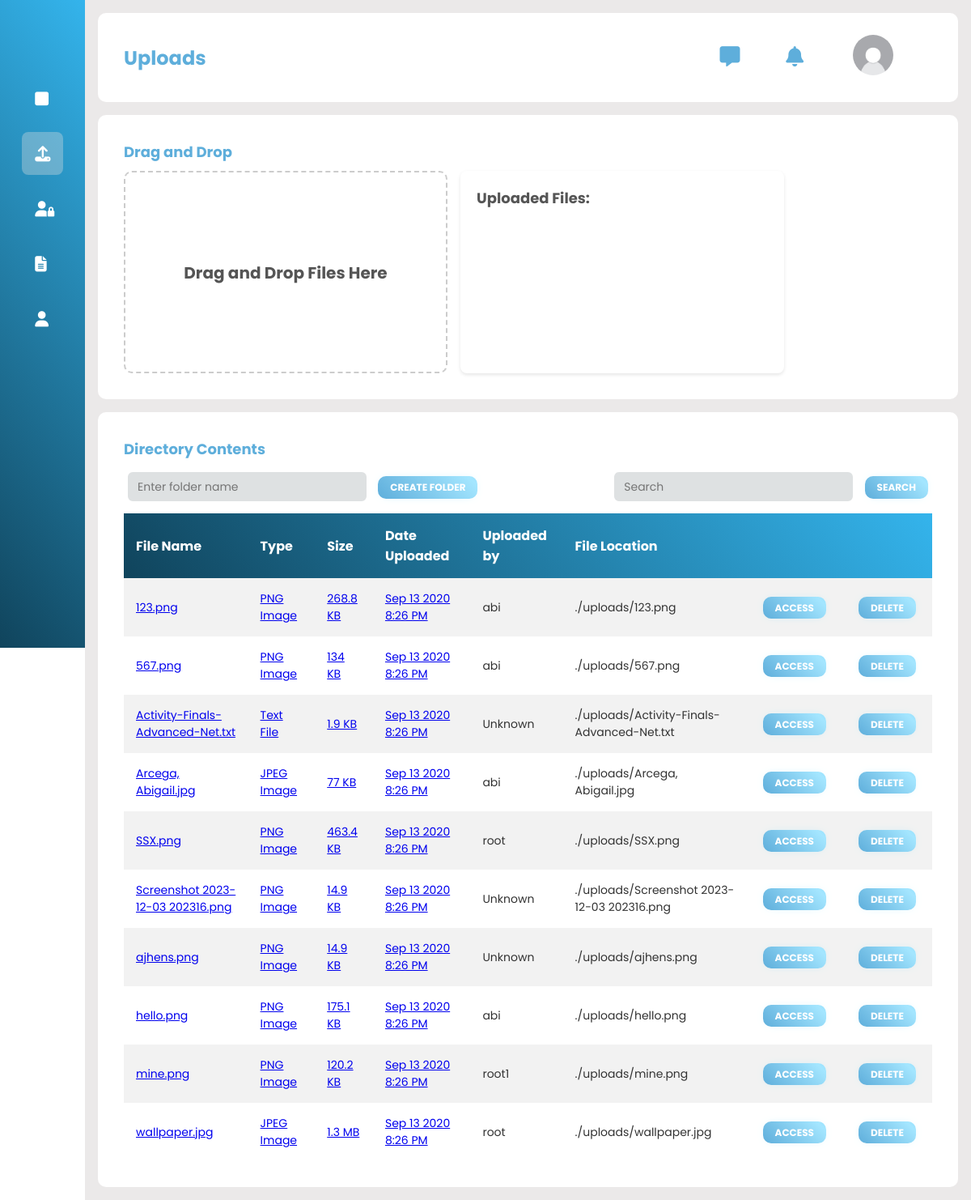
Screenshot of /upload.php (signed in) with the database file from the repository.
### tables this page shows
CREATE TABLE `tbuser` (
  `id` int(15) UNSIGNED NOT NULL,
  `role` varchar(15) NOT NULL,
  `username` varchar(45) NOT NULL,
  `email` varchar(50) NOT NULL,
  `password` varchar(45) NOT NULL,
  `fullname` varchar(45) NOT NULL,
  `a_status` varchar(10) NOT NULL,
  `profile_picture` varchar(50) NOT NULL
);

### upload.php (the view, shortened to what this page needs)
<!DOCTYPE html>
<html>
<head>
   <link rel="stylesheet" href="./include/styles/styles.css">
	<link rel="stylesheet" href="https://cdnjs.cloudflare.com/ajax/libs/font-awesome/6.4.0/css/all.min.css"/>
</head>
<body>
<?php
	require('.\include\connect\dbcon.php');
	echo'
	<div class="sidebar">
            <div class="logo"></div>
                <ul class="menu">
                    <li>
                        <a href="home.php">
                        <i class="fas fa-square"></i>
                    </a>
                </li>
                <li class="active">
                <a href="upload.php">
                    <i class="fas fa-upload"></i>
                </a>
                </li>
                <li>
                    <a href=".\crud\read.php">
                        <i class="fas fa-user-lock"></i>
                    </a>
                </li>
                <li>
                    <a href="auditlog.php">
                        <i class="fas fa-file-lines"></i>
                    </a>
                </li>
                <li>
                <a href="#">
                    <i class="fas fa-user"></i>
                </a>
                </li>
            </ul>
    	</div>
		<div class="main--content">
        <div class="header--wrapper">
            <div class="header--title">
                <h2>Uploads</h2>
            </div>
            <div class="user--info">
                <div class="nav--icons">
                    <ul>
                        <li>
                            <a href="">
                            <i class="fa-solid fa-message"></i>
                            </a>
                        </li>
                        <li>
                            <a href="" class="notification">
                            <i class="fa-solid fa-bell"></i>
                            </a>
                        </li>
                    </ul>
                </div>
                <div class="profile" >
                <img id="menu-btn" src="./include/styles/images/profile.jpg" alt=""/>
                </div>
                    <h3>'.$_SESSION["username"].'<br><span>Super Admin</span></h3>
            </div>
        </div>
	<div class="card--container">
		<h3 class="main--title">Drag and Drop</h3>
		<div class="card--wrapper">
		<div class="drop-container" id="drop-area">
                <h1>Drag and Drop Files Here</h1>
            </div>
			<div class="column">
				<h2>Uploaded Files:</h2>
			</div>
		</div>
	</div>
<div class="tabular--wrapper">
	<h3 class="main--title">Directory Contents</h3>
	<div class="container-bar">
		<div class="create-folder">
			<form method="post">
				<input class="txt-inputs" type="text" name="foldername" placeholder="Enter folder name" required />
				<input class="create-button" type="submit" value="Create Folder" />
			</form>
		</div>
		<div class="search_add">
            <form action="" method="post">
                <input class="txt-inputs" type="text" name="id" placeholder="Search">
                <input class="tbl_btn" type="submit" name="Find" value="Search">
            </form>
        </div>
	</div>
	<div id="table-container">
		<table class="sortable">
	    	<thead>
			<tr>
				<th>File Name</th>
				<th>Type</th>
				<th>Size</th>
				<th>Date Uploaded</th>
				<th>Uploaded by</th>
				<th>File Location</th>
				<th></th>
				<th></th>
			</tr>
	    </thead>
		<tbody>
';?>
<?php
	function pretty_filesize($file) {
		if (file_exists($file) && is_file($file)) {
			$size = filesize($file);
			if ($size < 1024) {
				$size = $size . " Bytes";
			} elseif ($size < 1048576) {
				$size = round($size / 1024, 1) . " KB";
			} elseif ($size < 1073741824) {
				$size = round($size / 1048576, 1) . " MB";
			} else {
				$size = round($size / 1073741824, 1) . " GB";
			}
		} else {
			$size = "File not found";
		}
		return $size;
	}
	$myDirectory = opendir("./uploads/");
	while ($entryName = readdir($myDirectory)) {
		$dirArray[] = $entryName;
	}
	$indexCount = count($dirArray);
	sort($dirArray);
	for ($index = 0; $index < $indexCount; $index++) {
		if (substr("$dirArray[$index]", 0, 1)) {
			$class = "file";
			$name = $dirArray[$index];
			$namehref = $dirArray[$index];
			 if (is_dir("./uploads/$name")) {
				continue;
			}
			$filePath = "./uploads/" . $namehref;
			if (file_exists($filePath)) {
				$modtime = date("M j Y g:i A", filemtime($filePath));
				$timekey = date("YmdHis", filemtime($filePath));
			} else {
				$modtime = "N/A";
				$timekey = "0";
			}
			if (is_dir($filePath)) {
				$extn = "Folder";
				$directoryContents = scandir($filePath);
				$size = "Directory";
				$sizekey = "0";
				$class = "dir";
				if (file_exists("$filePath/favicon.ico")) {
					$favicon = " style='background-image:url($filePath/favicon.ico);'";
					$extn = "&lt;Website&gt;";
				}
				if ($name == ".") {
					$name = ". (Current Directory)";
					$extn = "&lt;System Dir&gt;";
					$favicon = " style='background-image:url($filePath/.favicon.ico);'";
				}
				if ($name == "..") {
					$name = ".. (Parent Directory)";
					$extn = "&lt;System Dir&gt;";
				}
			} else {
				$extn = pathinfo($filePath, PATHINFO_EXTENSION);
				switch ($extn) {
					case "png": $extn="PNG Image";
					break;
					case "jpg": $extn="JPEG Image";
					break;
					case "txt": $extn="Text File";
					break;
					}
				if (file_exists($filePath) && is_file($filePath)) {
					$size = pretty_filesize($filePath);
					$sizekey = filesize($filePath);
				} else {
					$size = "File not found";
					$sizekey = 0;
				}
			}
			if (isset($_SESSION["username"])) {
				if ($_SERVER['REQUEST_METHOD'] === 'POST' && isset($_POST['Find'])) {
					$stmt = $pdoConnect->prepare("SELECT tbuser.username FROM file_uploads JOIN tbuser ON file_uploads.username = tbuser.username WHERE file_uploads.file_name = :filename");
					$stmt->execute(['filename' => $namehref]);
					$uploaderInfo = $stmt->fetch(PDO::FETCH_ASSOC);
					$uploaderUsername = $uploaderInfo ? htmlspecialchars($uploaderInfo['username']) : 'Unknown';
					$searchTerm = isset($_POST['id']) ? $_POST['id'] : '';
					if (stripos($name, $searchTerm) !== false || stripos($uploaderUsername, $searchTerm) !== false) {
						echo("
							<tr class='$class'>
								<td><a href='javascript:void(0);' onclick='openFilePreview(\"".addslashes($namehref)."\", \"".addslashes($extn)."\")'>".htmlspecialchars($name)."</a></td>
								<td><a href='./uploads/$namehref'>$extn</a></td>
								<td sorttable_customkey='$sizekey'><a href='./uploads/$namehref'>$size</a></td>
								<td sorttable_customkey='$timekey'><a href='./uploads/$namehref'>$modtime</a></td>
								<td>" . $uploaderUsername . "</td>
								<td>" . $filePath . "</td>
								<td><button id='access_btn' class='tbl_btn'>Access</button></td>
								<td><a class='tbl_btn delete_btn' href='" . $_SERVER['PHP_SELF'] . "?delete_file=" . urlencode($namehref) . "' onclick='return confirmDelete()'>Delete</a></td>
								<td><a class='tbl_btn' id='' href=''>Information</a></td>
							</tr>
						");
					}
				} else {
			$stmt = $pdoConnect->prepare("SELECT tbuser.username FROM file_uploads JOIN tbuser ON file_uploads.username = tbuser.username WHERE file_uploads.file_name = :filename");
			$stmt->execute(['filename' => $namehref]);
			$uploaderInfo = $stmt->fetch(PDO::FETCH_ASSOC);
			$uploaderUsername = $uploaderInfo ? htmlspecialchars($uploaderInfo['username']) : 'Unknown';
			echo("
			<tr class='$class'>
								<td><a href='javascript:void(0);' onclick='openFilePreview(\"".addslashes($namehref)."\", \"".addslashes($extn)."\")'>".htmlspecialchars($name)."</a></td>
								<td><a href='./uploads/$namehref'>$extn</a></td>
								<td sorttable_customkey='$sizekey'><a href='./uploads/$namehref'>$size</a></td>
								<td sorttable_customkey='$timekey'><a href='./uploads/$namehref'>$modtime</a></td>
								<td>" . $uploaderUsername . "</td>
								<td>" . $filePath . "</td>
								<td><a id='access_btn' class='tbl_btn' data-filename='$namehref' href='javascript:void(0);'>Access</a></td>
                				<td><a class='tbl_btn delete_btn' href='" . $_SERVER['PHP_SELF'] . "?delete_file=" . urlencode($namehref) . "' onclick='return confirmDelete()'>Delete</a></td>
							</tr>
						");
				}
				}
	}
}
	?>
</tbody>
</table>
</div>
</div>
</div>
</body>
</html>

### include/styles/styles.css (style rules this page uses)
* { margin: 0; padding: 0; border: none; outline: none; box-sizing: border-box; font-family: "Poppins", sans-serif; }
body { display: flex; }
.sidebar { position: sticky; top: 0; left: 0; bottom: 0; width: 110px; height: 100vh; padding: 0 1.7rem; color: #fff; overflow: hidden; transition: all 0.5s linear; background-image: linear-gradient(50deg, #10445c, #34b4ec); }
.logo { height: 80px; padding: 16px; }
.menu { height: 88%; position: relative; list-style: none; padding: 0; }
.menu li { padding: 1rem; margin: 15px 0; border-radius: 8px; transition: all 0.5s ease-in-out; }
.menu li:hover, .active { background: #e0e0e058; }
.menu a { color:#fff; font-size: 14px; text-decoration: none; display: flex; align-items: center; gap: 1.5rem; white-space: nowrap; }
.menu a i { font-size: 1.2rem; }
.main--content { position: relative; background: #ebe9e9; width: 100%; padding: 1rem; }
.header--wrapper img { width: 50px; height: 50px; cursor: pointer; border-radius: 50%; }
.header--wrapper { display: flex; justify-content: space-between; align-items: center; flex-wrap: wrap; background: #fff; border-radius: 10px; padding: 10px 2rem; margin-bottom: 1rem; }
.header--title { color: #5EAEDB; }
.user--info { display: flex; align-items: center; gap: 1rem; }
.nav--icons ul { font-size: 25px; padding: 25px 20px; align-items: center; list-style: none; }
.nav--icons ul li { display: inline-block; align-items: center; padding: 1px 25px; }
.nav--icons ul li a { color: #5EAEDB; transition: 0.5s; }
.nav--icons ul li a:hover, .active { color: #10445c; }
.card--container { background: #fff; padding: 2rem; border-radius: 10px; }
.card--wrapper { display: flex; flex-wrap: wrap; gap: 1rem; }
.main--title { color: #5EAEDB; padding-bottom: 10px; font-size: 18px; }
.drop-container { background-color: #fff; border: 2px dashed #ccc; text-align: center; border-radius: 10px; padding: 1.2rem; width: 400px; height: 250px; display: flex; flex-direction: column; justify-content: space-between; }
.drop-container h1 { margin-top: 25%; font-size: 20px; color: #555; }
.column { background-color: #fff; border-radius: 8px; width: 400px; height: 250px; box-shadow: 0 2px 4px rgba(0, 0, 0, 0.1); padding: 20px; }
.column h2 { font-size: 18px; color: #555; margin-bottom: 10px; }
.tabular--wrapper { background: #fff; margin-top: 1rem; border-radius: 10px; padding: 2rem; }
.create-button { margin: 5px; padding: 5px 15px; text-decoration: none; text-align: center; text-transform: uppercase; transition: 0.5s; background-size: 200% auto; color: white; border-radius: 10px; display: inline; border: 0px; font-size: 12px; font-weight: 700; box-shadow: 0px 0px 14px -7px #A4E6FF; background-image: linear-gradient(45deg, #5EAEDB 0%, #A4E6FF 51%, #34b4ec 100%); }
.txt-inputs { margin: 5px; font-size: 14px; border-radius: 6px; line-height: 1.5; padding: 5px 10px; transition: box-shadow 100ms ease-in, border 100ms ease-in, background-color 100ms ease-in; border: 2px solid #dee1e2; color: rgb(14, 14, 16); background: #dee1e2; display: inline; height: 36px; }
table { width: 100%; border-collapse: collapse; }
thead { background-image: linear-gradient(50deg, #10445c, #34b4ec); color: #fff; }
th { padding: 15px; text-align: left; }
tbody { background: #f2f2f2; }
td { padding: 15px; font-size: 14px; color: #333; }
tr:nth-child(even) { background: #fff; }
.tbl_btn { margin: 5px; padding: 5px 15px; text-decoration: none; text-align: center; text-transform: uppercase; transition: 0.5s; background-size: 200% auto; color: white; border-radius: 10px; display: inline; border: 0px; font-size: 12px; font-weight: 700; box-shadow: 0px 0px 14px -7px #A4E6FF; background-image: linear-gradient(45deg, #5EAEDB 0%, #A4E6FF 51%, #34b4ec 100%); }
.container-bar { margin-bottom: 10px; display: flex; align-items: center; justify-content: space-between; }
.profile { padding-right: 48px; }

### rows the page displays
tbuser: username "abi"
tbuser: username "root"
tbuser: username "root1"

### other values shown
$name "123.png"
$extn "PNG Image"
$size "268.8 KB"
$modtime "Sep 13 2020 8:26 PM"
$filePath "./uploads/123.png"
$name "567.png"
$size "134 KB"
$filePath "./uploads/567.png"
$name "Activity-Finals-Advanced-Net.txt"
$extn "Text File"
$size "1.9 KB"
$uploaderUsername "Unknown"
$filePath "./uploads/Activity-Finals-Advanced-Net.txt"
$name "Arcega, Abigail.jpg"
$extn "JPEG Image"
